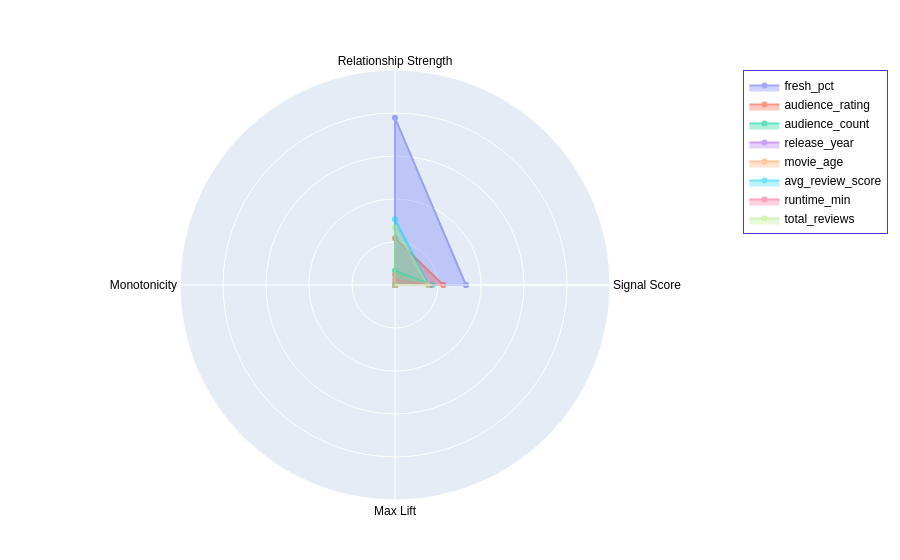
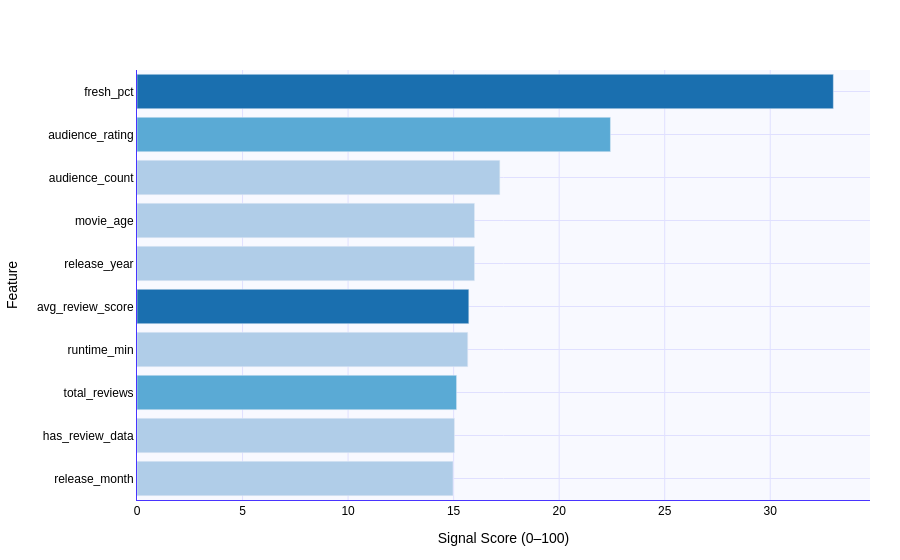

Notebook cell for these charts, in order:
### Code cell
eda.top_signals()

### Figure 1 — Plotly figure (JSON) as saved in the notebook; plotly's stock layout.template omitted (floating-point values rounded to 4 significant figures)
{"data": [{"fill": "toself", "name": "fresh_pct", "opacity": 0.6, "r": [0.3299, 0.7778, 0.0, 0.0, 0.3299], "theta": ["Signal Score", "Relationship Strength", "Monotonicity", "Max Lift", "Signal Score"], "type": "scatterpolar"}, {"fill": "toself", "name": "audience_rating", "opacity": 0.6, "r": [0.2243, 0.2171, 0.0, 0.0, 0.2243], "theta": ["Signal Score", "Relationship Strength", "Monotonicity", "Max Lift", "Signal Score"], "type": "scatterpolar"}, {"fill": "toself", "name": "audience_count", "opacity": 0.6, "r": [0.1719, 0.0675, 0.0, 0.0, 0.1719], "theta": ["Signal Score", "Relationship Strength", "Monotonicity", "Max Lift", "Signal Score"], "type": "scatterpolar"}, {"fill": "toself", "name": "release_year", "opacity": 0.6, "r": [0.1599, 0.0472, 0.0, 0.0, 0.1599], "theta": ["Signal Score", "Relationship Strength", "Monotonicity", "Max Lift", "Signal Score"], "type": "scatterpolar"}, {"fill": "toself", "name": "movie_age", "opacity": 0.6, "r": [0.1599, 0.0472, 0.0, 0.0, 0.1599], "theta": ["Signal Score", "Relationship Strength", "Monotonicity", "Max Lift", "Signal Score"], "type": "scatterpolar"}, {"fill": "toself", "name": "avg_review_score", "opacity": 0.6, "r": [0.1572, 0.3061, 0.0, 0.0, 0.1572], "theta": ["Signal Score", "Relationship Strength", "Monotonicity", "Max Lift", "Signal Score"], "type": "scatterpolar"}, {"fill": "toself", "name": "runtime_min", "opacity": 0.6, "r": [0.1567, 0.0241, 0.0, 0.0, 0.1567], "theta": ["Signal Score", "Relationship Strength", "Monotonicity", "Max Lift", "Signal Score"], "type": "scatterpolar"}, {"fill": "toself", "name": "total_reviews", "opacity": 0.6, "r": [0.1514, 0.2676, 0.0, 0.0, 0.1514], "theta": ["Signal Score", "Relationship Strength", "Monotonicity", "Max Lift", "Signal Score"], "type": "scatterpolar"}], "layout": {"font": {"color": "black", "family": "Arial, sans-serif", "size": 12}, "legend": {"bgcolor": "white", "bordercolor": "#4934ff", "borderwidth": 1}, "margin": {"b": 60, "l": 60, "r": 30, "t": 70}, "paper_bgcolor": "white", "plot_bgcolor": "#f8f9ff", "polar": {"radialaxis": {"range": [0, 1], "showticklabels": false}}, "showlegend": true, "title": {"font": {"color": "#2b28d3", "size": 16}, "text": ""}, "xaxis": {"gridcolor": "#e0e0ff", "linecolor": "#4934ff", "showline": true}, "yaxis": {"gridcolor": "#e0e0ff", "linecolor": "#4934ff", "showline": true}}}

### Figure 2 — Plotly figure (JSON) as saved in the notebook; plotly's stock layout.template omitted (floating-point values rounded to 4 significant figures)
{"data": [{"marker": {"color": ["#b0cde8", "#b0cde8", "#5aaad5", "#b0cde8", "#1a6faf", "#b0cde8", "#b0cde8", "#b0cde8", "#5aaad5", "#1a6faf"]}, "orientation": "h", "type": "bar", "x": [14.97, 15.04, 15.14, 15.67, 15.72, 15.99, 15.99, 17.19, 22.43, 32.99], "y": ["release_month", "has_review_data", "total_reviews", "runtime_min", "avg_review_score", "release_year", "movie_age", "audience_count", "audience_rating", "fresh_pct"]}], "layout": {"font": {"color": "black", "family": "Arial, sans-serif", "size": 12}, "legend": {"bgcolor": "white", "bordercolor": "#4934ff", "borderwidth": 1}, "margin": {"b": 60, "l": 60, "r": 30, "t": 70}, "paper_bgcolor": "white", "plot_bgcolor": "#f8f9ff", "title": {"font": {"color": "#2b28d3", "size": 16}, "text": ""}, "xaxis": {"gridcolor": "#e0e0ff", "linecolor": "#4934ff", "showline": true, "title": {"text": "Signal Score (0–100)"}}, "yaxis": {"gridcolor": "#e0e0ff", "linecolor": "#4934ff", "showline": true, "title": {"text": "Feature"}}}}
